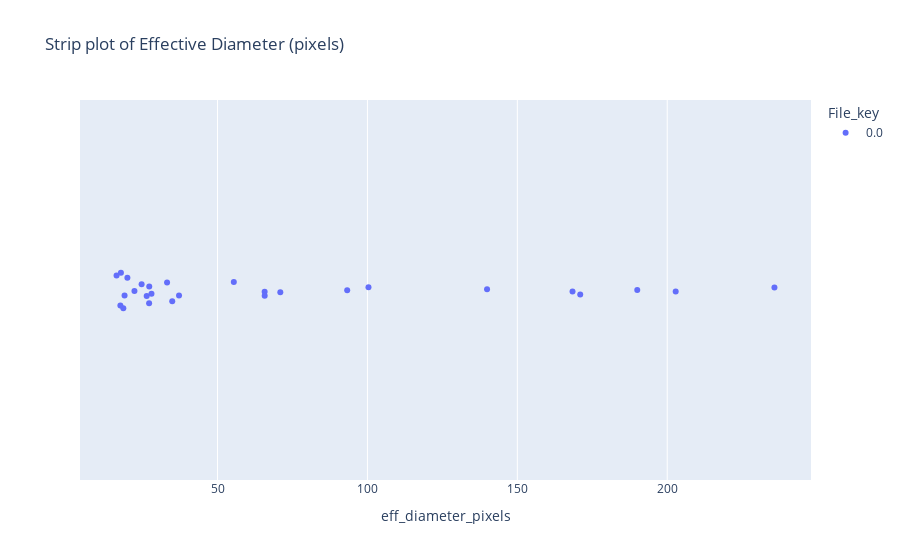

Notebook code for this chart:
### Markdown cell above
### Distribution Plots

### Code cell
# Strip Plot
fig1 = px.strip(dia_data,
                 x="eff_diameter_pixels", 
                 color="File_key",
                 title="Strip plot of Effective Diameter (pixels)", )
fig1.show()

### Figure 1 — Plotly figure (JSON) as saved in the notebook; plotly's stock layout.template omitted (floating-point values rounded to 4 significant figures)
{"data": [{"alignmentgroup": "True", "boxpoints": "all", "fillcolor": "rgba(255,255,255,0)", "hoveron": "points", "hovertemplate": "File_key=0.0<br>eff_diameter_pixels=%{x}<extra></extra>", "legendgroup": "0.0", "line": {"color": "rgba(255,255,255,0)"}, "marker": {"color": "#636efa"}, "name": "0.0", "offsetgroup": "0.0", "orientation": "h", "pointpos": 0, "showlegend": true, "type": "box", "x": [16.31, 17.59, 17.77, 18.58, 18.98, 19.93, 22.28, 24.67, 26.37, 27.17, 27.22, 27.96, 33.17, 34.89, 37.15, 55.43, 65.71, 65.73, 70.94, 93.25, 100.3, 139.9, 168.4, 171.0, 190.0, 202.8, 235.8], "x0": " ", "xaxis": "x", "y0": " ", "yaxis": "y"}], "layout": {"boxmode": "group", "legend": {"title": {"text": "File_key"}, "tracegroupgap": 0}, "title": {"text": "Strip plot of Effective Diameter (pixels)"}, "xaxis": {"anchor": "y", "domain": [0, 1], "title": {"text": "eff_diameter_pixels"}}, "yaxis": {"anchor": "x", "domain": [0, 1]}}}
